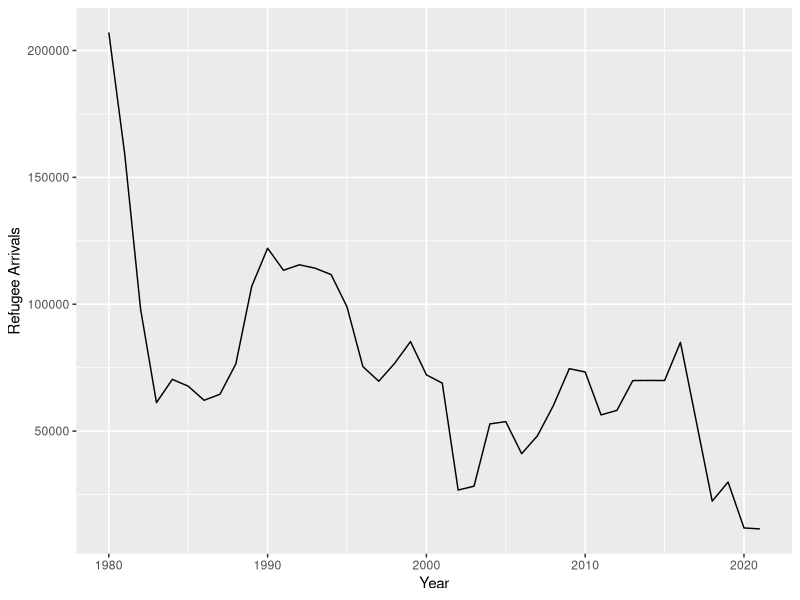
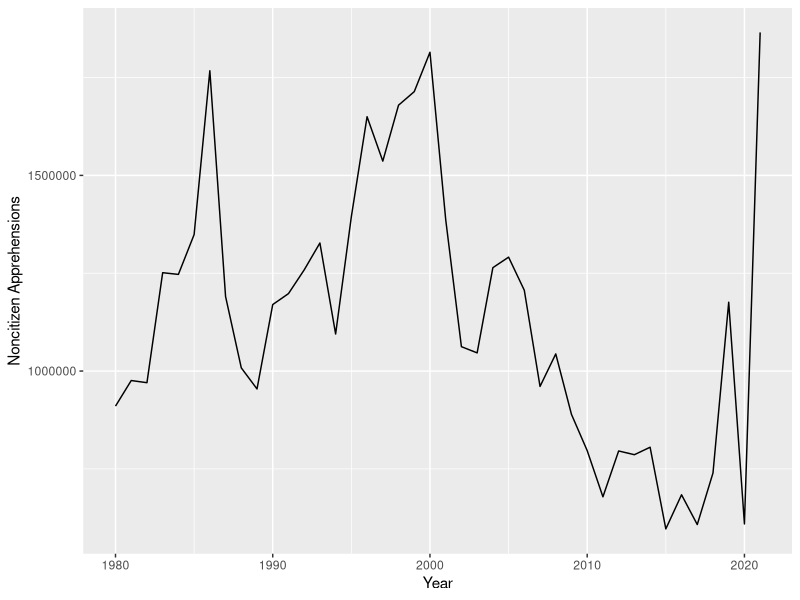
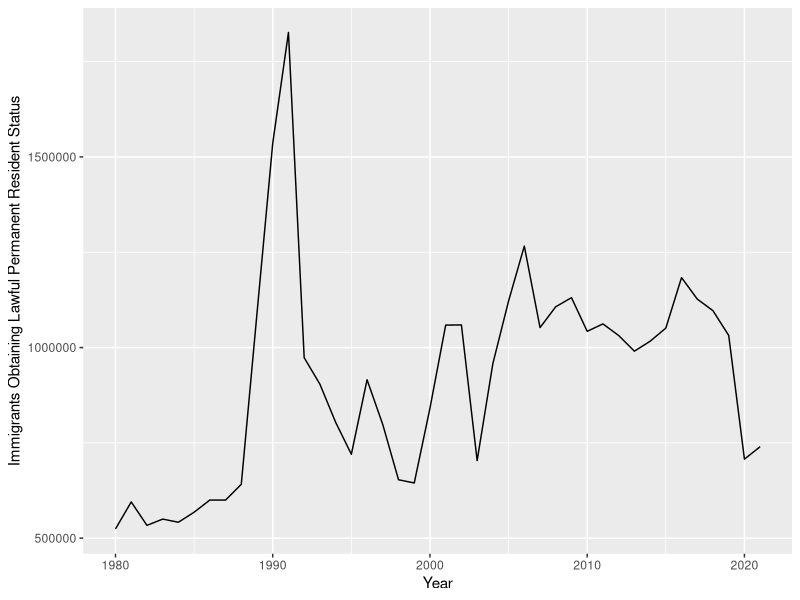
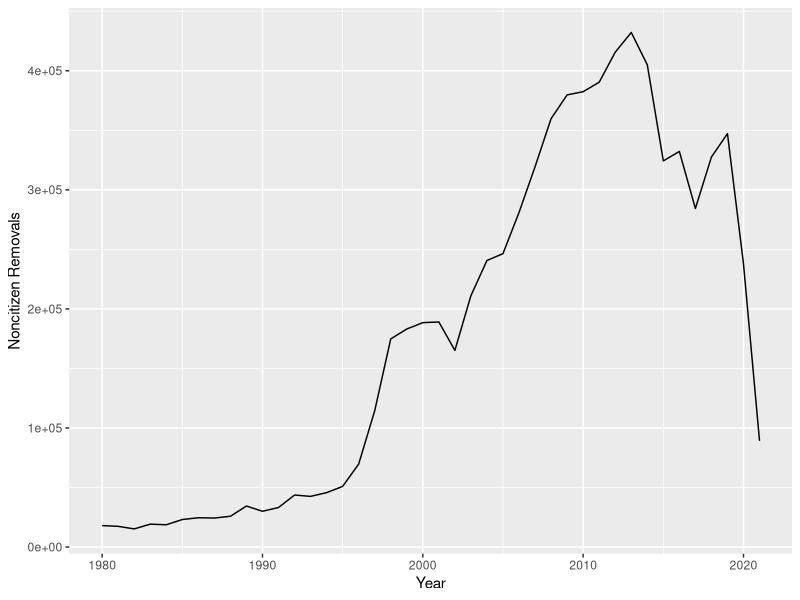

R code for these plots, in order:
## ---- chunk 1
library(tidyverse)


us_immg <- read_csv("US_Immg.csv")

refugee_arr <- us_immg |>
  ggplot(aes(x = Year, y = `Refugee Arrivals`))+
  geom_line()
refugee_arr

noncit_apprehend <- us_immg |>
  ggplot(aes(x = Year, y = `Noncitizen Apprehensions`)) +
  geom_line()
noncit_apprehend

lawful_stat <- us_immg |>
  ggplot(aes(x = Year, y = `Immigrants Obtaining Lawful Permanent Resident Status`)) +
  geom_line()
lawful_stat

us_immg |>
  ggplot(aes(x = Year, y = `Noncitizen Removals`)) +
  geom_line()
